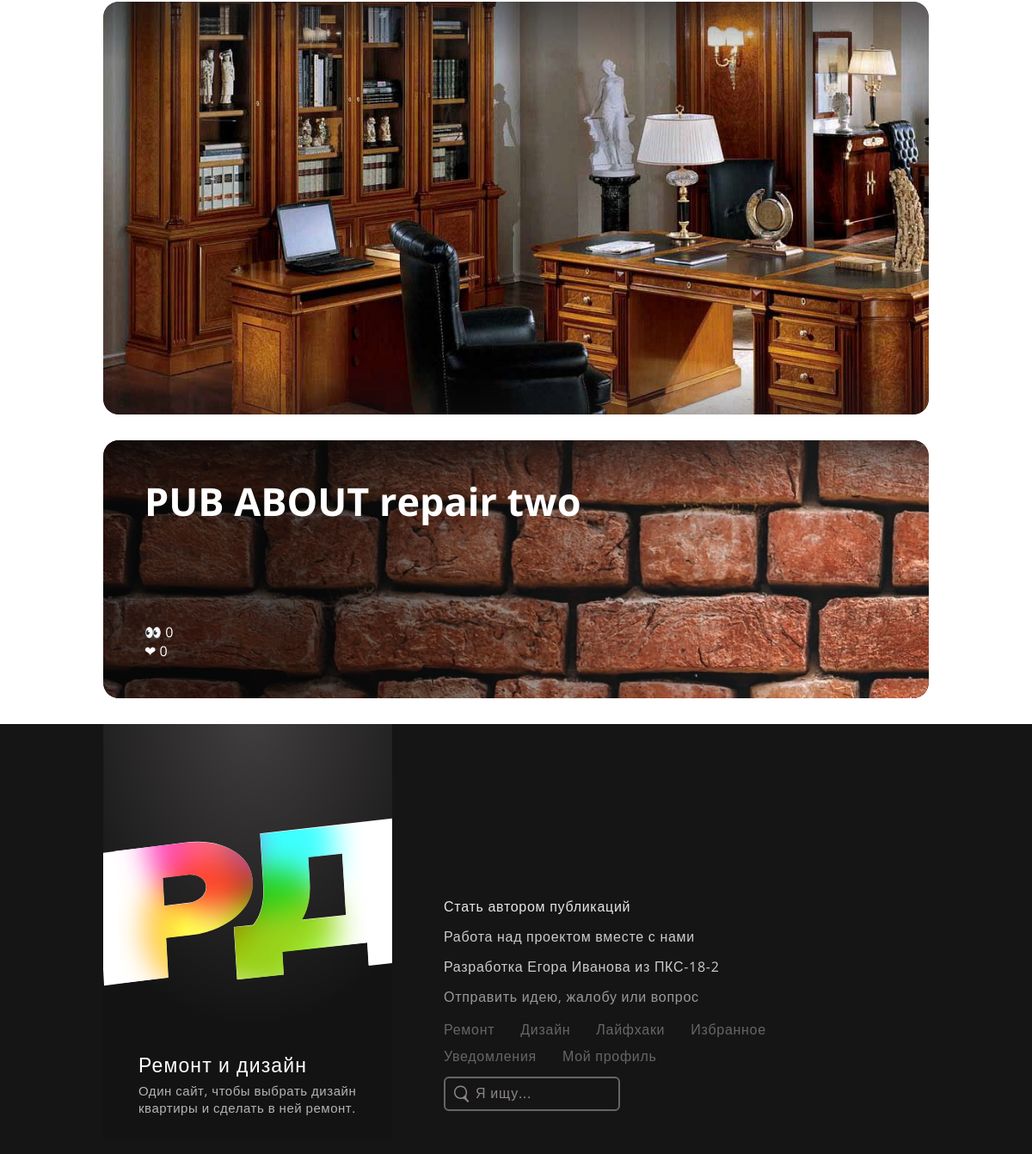
/account/one/6/ (lower part), run on an earlier commit of the app's database.
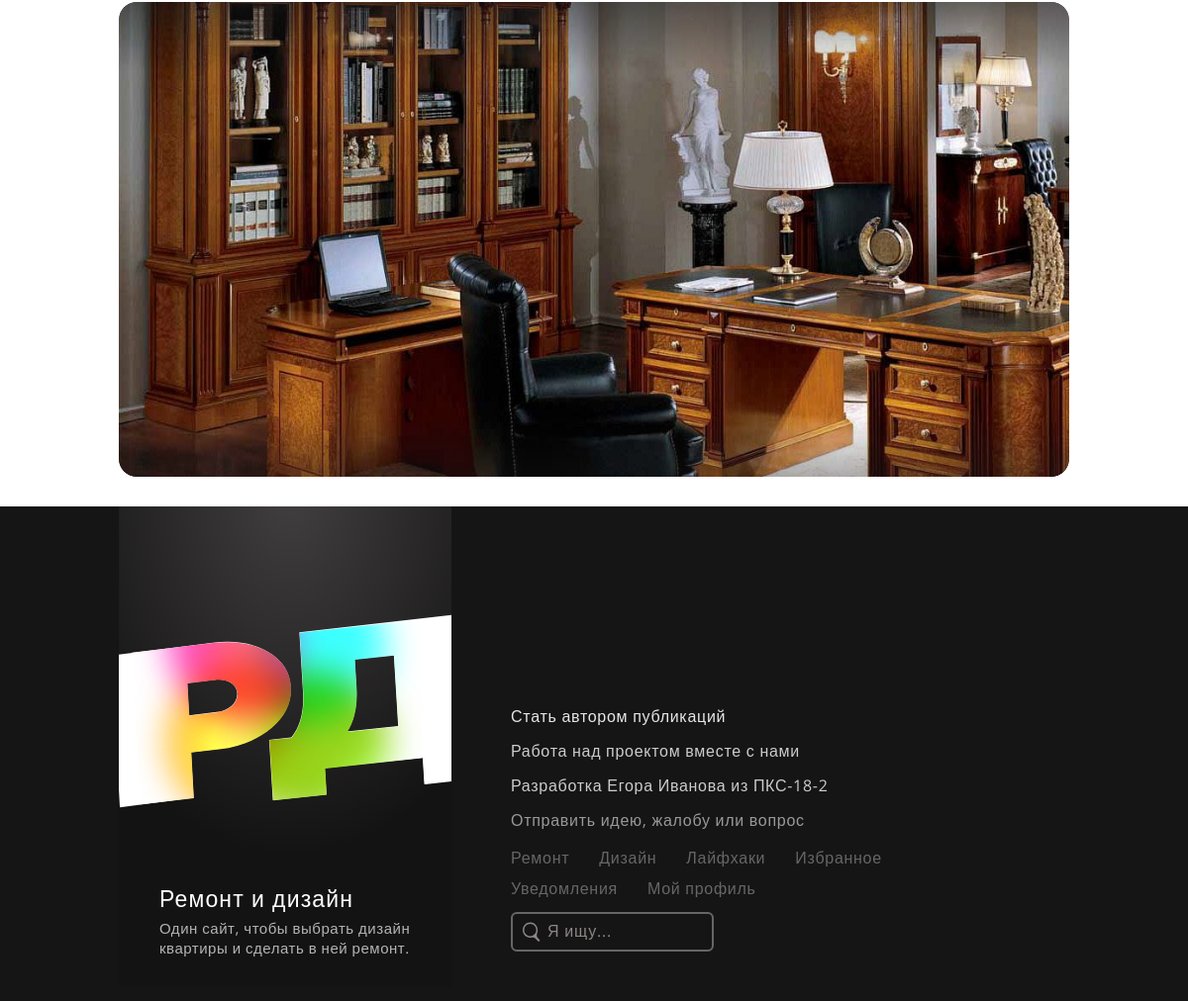
And on a later commit of the database.
### publicationapp/models.py (models this page shows, shortened)
class Publication(models.Model):
    title = models.CharField(max_length=135, verbose_name='Заголовок публикации')
    role = models.ForeignKey('PubRoles', on_delete=models.SET_DEFAULT, default=1, verbose_name='Вид публикации', blank=False)
    preview = models.FileField(max_length=200, upload_to='pub_media', validators=[FileExtensionValidator(['mp4', 'mov', 'png', 'jpg', 'jpeg', 'pdf'])], verbose_name='Превью')
    content_first_desc =  models.TextField(verbose_name='Текст перед фотографиями', default='')
    content_last_desc =  models.TextField(verbose_name='Текст после фотографий', blank=True, null=True, default='')
    author = models.ForeignKey(settings.AUTH_USER_MODEL, on_delete=models.DO_NOTHING, null=True, verbose_name='Автор')
    pushed = models.DateTimeField(auto_now_add=True, verbose_name='Дата и время публикации')
    cost_min = models.PositiveIntegerField(blank=True, default=0, verbose_name='бюджет от')
    cost_max = models.PositiveIntegerField(blank=True, default=1, verbose_name='бюджет до')
    seen_count = models.IntegerField(default=0, verbose_name='Сколько раз публикация была просмотрена')
    saved_count = models.IntegerField(default=0, verbose_name='Сколько раз публикация была сохранена')
    reported_count = models.IntegerField(default=0, verbose_name='Сколько раз на публикация было жалоб')
    shared_count = models.IntegerField(default=0, verbose_name='Сколько раз нажали поделиться публикацией')
    average_age_watchers = models.IntegerField(default=0, verbose_name='Средний возраст просмотревших')
    average_age_savers = models.IntegerField(default=0, verbose_name='Средний возраст сохранивших')
    class Meta:
        verbose_name = 'Публикация'
        verbose_name_plural = 'Публикации'
        ordering = ('-pushed',)

### authapp/views.py (the view)
# urls.py: path('one/<int:pk>/', authapp.AccountOneWatch.as_view(), name='account_one'),
class AccountOneWatch(ListView):
    model = User
    template_name = 'authapp/user_one.html'
    context_object_name = 'opened_user'
    allow_empty = False # сделать ответ на случай, если публикации с введённым id не существует
    def get_queryset(self):
        return User.objects.get(id=self.kwargs['pk'])
    def get_context_data(self, **kwargs):
        context = super(AccountOneWatch, self).get_context_data(**kwargs)
        user_role = User.objects.get(id=self.kwargs['pk']).role.id
        if user_role == 2 or user_role == 4:
            try:
                expert_info = ExpertInfo.objects.get(expert_id=self.kwargs['pk'])
                if expert_info.knowledge or expert_info.site or expert_info.site or expert_info.address or expert_info.whatsapp or expert_info.viber or expert_info.vk or expert_info.inst or expert_info.ok or expert_info.fb or expert_info.other:
                    expert_info = expert_info
                else:
                    expert_info = None
            except ObjectDoesNotExist:
                expert_info = None
            expert_pubs = Publication.objects.filter(author=self.kwargs['pk'])
            pub_has_tags = PubHasTags.objects.filter(pub_id__in=expert_pubs)
        else:
            expert_info = None
            expert_pubs = None
            pub_has_tags = None
        context.update({
            'expert_info': expert_info,
            'expert_pubs': expert_pubs,
            'pub_has_tags': pub_has_tags,
        })
        return context

### authapp/templates/authapp/user_one.html (shortened to what this page needs)
{% extends 'mainapp/base.html' %}
{% block css %}
  <link rel="stylesheet" href="/static/lib\css\style_header.css">
  <link rel="stylesheet" href="/static/lib\css\style_footer.css">
  <link rel="stylesheet" href="/static/lib\css\style_watch_designs.css">
  <link rel="stylesheet" href="/static/lib\css\style_watch_repairs.css">
  <link rel="stylesheet" href="/static/lib\css\style_watch_lifehacks.css">
  <link rel="stylesheet" href="/static/lib\css\style_watch_account.css">
{% endblock %}
{% block content %}
  {% if opened_user.role.id == 2 and opened_user.role.id == 4 %}
    <div class="pubs_container">
  {% else %}
    <div class="pubs_container" style="min-height: 600px;">
  {% endif %}
    {% if opened_user.role.id == 2 or opened_user.role.id == 4 %}
      {% if expert_pubs %}
        {% for pub in expert_pubs %}
          {% if pub.role.id == 21 %}
            <div class="pub_one design" id="{{ pub.id }}">
              <div class="img_from_pub">
                <img src="{{ pub.preview.url }}" alt="">
                <div class="img_black_gradient"> </div>
              </div>
            </div>
          {% endif %}
          {% if pub.role.id == 11 %}
            <div class="pub_one repair" id="{{ pub.id }}">
              <div class="img_from_pub">
                <img src="{{ pub.preview.url }}" alt="">
                <div class="img_black_gradient"> </div>
              </div>
              <div class="pub_info">
                <p class="pub_title before_slides_ten">{{pub.title}}</p>
                <p class="pub_stats">👀 {{ pub.seen_count }}<br>
                                     ❤  {{ pub.saved_count }} </p>
              </div>
            </div>
          {% endif %}
        {% endfor %}
      {% endif %}
    {% endif %}
  </div>
{% endblock %}

### mainapp/templates/mainapp/base.html (shortened to what this page needs)
<!DOCTYPE html>
<html lang="ru">
<head>
    {% block css %}
    {% endblock %}
</head>
{% block bodystyle %}
<body>
{% endblock %}
  {% block content %}
  {% endblock %}
  {% block footer %}
    <div class="footer_bg">
      <div class="footer">
          <a href="/">
              <div class="logo_huge">
                <div class="text_in_logo">
                  <p class="title_huge_logo">Ремонт и дизайн</p>
                  <p class="text_huge_logo">Один сайт, чтобы выбрать дизайн квартиры и сделать в ней ремонт.</p>
                </div>
              </div>
          </a>
          <div class="links_and_search_footer">
            <a href="/become_an_author/" class="first_two_links">Стать автором публикаций</a>
            <a href="/become_a_teammemder/" class="second_two_links">Работа над проектом вместе с нами</a>
            <p         class="second_two_links">Разработка <a href="https://vk.com/todrgor" class="second_two_links">Егора Иванова</a> из ПКС-18-2</p>
            <a href="/support/" class="third_three_links">Отправить идею, жалобу или вопрос</a>
            <div class="navigation_again_footer">
              <a href="{% url 'pub:repairs' %}">Ремонт</a>
              <a href="{% url 'pub:designs' %}">Дизайн</a>
              <a href="{% url 'pub:lifehacks' %}">Лайфхаки</a>
              <a href="/saved/">Избранное</a>
              <p class="to_notifications">Уведомления</p>
              <a href="{% url 'auth:account_one' pk=user.id %}">Мой профиль</a>
            </div>
            <div class="footer_search">
                <img src="/static/sources/SVG/search.svg" alt="">
                <form class="" action="search.py" method="post">
                    <input type="text" name="search_input" value="" placeholder="Я ищу...">
                </form>
            </div>
          </div>
      </div>
    </div>
  {% endblock %}
</body>
</html>

What changed in the data, as far as the page shows it:
no longer on this page (row edited): Publication: preview (picture), title "PUB ABOUT repair two", seen_count "0", saved_count "0"
